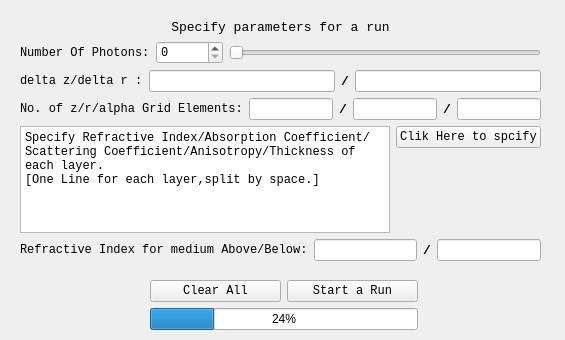
<?xml version="1.0" encoding="UTF-8"?>
<ui version="4.0">
 <class>ConfParas</class>
 <widget class="QWidget" name="ConfParas">
  <property name="geometry">
   <rect>
    <x>0</x>
    <y>0</y>
    <width>565</width>
    <height>340</height>
   </rect>
  </property>
  <property name="windowTitle">
   <string>Form</string>
  </property>
  <widget class="QWidget" name="verticalLayoutWidget_2">
   <property name="geometry">
    <rect>
     <x>150</x>
     <y>280</y>
     <width>268</width>
     <height>52</height>
    </rect>
   </property>
   <layout class="QVBoxLayout" name="verticalLayout_2">
    <item>
     <layout class="QHBoxLayout" name="horizontalLayout">
      <item>
       <widget class="QPushButton" name="ClearButton">
        <property name="font">
         <font>
          <family>Consolas</family>
         </font>
        </property>
        <property name="text">
         <string>Clear All</string>
        </property>
       </widget>
      </item>
      <item>
       <widget class="QPushButton" name="RunButton">
        <property name="font">
         <font>
          <family>Consolas</family>
         </font>
        </property>
        <property name="text">
         <string>Start a Run</string>
        </property>
       </widget>
      </item>
     </layout>
    </item>
    <item>
     <widget class="QProgressBar" name="progressBar">
      <property name="value">
       <number>24</number>
      </property>
     </widget>
    </item>
   </layout>
  </widget>
  <widget class="QWidget" name="">
   <property name="geometry">
    <rect>
     <x>20</x>
     <y>20</y>
     <width>521</width>
     <height>241</height>
    </rect>
   </property>
   <layout class="QVBoxLayout" name="verticalLayout_4">
    <item>
     <widget class="QLabel" name="label">
      <property name="font">
       <font>
        <family>Consolas</family>
        <pointsize>10</pointsize>
       </font>
      </property>
      <property name="text">
       <string>Specify parameters for a run</string>
      </property>
      <property name="alignment">
       <set>Qt::AlignCenter</set>
      </property>
     </widget>
    </item>
    <item>
     <layout class="QVBoxLayout" name="verticalLayout_3">
      <item>
       <layout class="QHBoxLayout" name="PNhorizontalLayout">
        <item>
         <widget class="QLabel" name="PhoNumLabel">
          <property name="font">
           <font>
            <family>Consolas</family>
           </font>
          </property>
          <property name="text">
           <string>Number Of Photons:</string>
          </property>
         </widget>
        </item>
        <item>
         <widget class="QSpinBox" name="PhoNumSpinBox">
          <property name="font">
           <font>
            <family>Consolas</family>
           </font>
          </property>
          <property name="wrapping">
           <bool>false</bool>
          </property>
          <property name="maximum">
           <number>99999</number>
          </property>
         </widget>
        </item>
        <item>
         <widget class="QSlider" name="PhoNumSlider">
          <property name="minimum">
           <number>0</number>
          </property>
          <property name="maximum">
           <number>99999</number>
          </property>
          <property name="orientation">
           <enum>Qt::Horizontal</enum>
          </property>
         </widget>
        </item>
       </layout>
      </item>
      <item>
       <layout class="QHBoxLayout" name="GridhorizontalLayout">
        <item>
         <widget class="QLabel" name="zrGridLabel">
          <property name="font">
           <font>
            <family>Consolas</family>
           </font>
          </property>
          <property name="text">
           <string>delta z/delta r :</string>
          </property>
         </widget>
        </item>
        <item>
         <widget class="QLineEdit" name="zGridEdit">
          <property name="font">
           <font>
            <family>Consolas</family>
           </font>
          </property>
         </widget>
        </item>
        <item>
         <widget class="QLabel" name="label_2">
          <property name="font">
           <font>
            <family>Consolas</family>
            <pointsize>10</pointsize>
            <weight>75</weight>
            <bold>true</bold>
           </font>
          </property>
          <property name="text">
           <string>/</string>
          </property>
         </widget>
        </item>
        <item>
         <widget class="QLineEdit" name="rGridEdit">
          <property name="font">
           <font>
            <family>Consolas</family>
           </font>
          </property>
         </widget>
        </item>
       </layout>
      </item>
      <item>
       <layout class="QHBoxLayout" name="NohorizontalLayout">
        <item>
         <widget class="QLabel" name="No_zra_Label">
          <property name="font">
           <font>
            <family>Consolas</family>
           </font>
          </property>
          <property name="text">
           <string>No. of z/r/alpha Grid Elements:</string>
          </property>
         </widget>
        </item>
        <item>
         <widget class="QLineEdit" name="No_zGridEdit">
          <property name="font">
           <font>
            <family>Consolas</family>
           </font>
          </property>
         </widget>
        </item>
        <item>
         <widget class="QLabel" name="label_3">
          <property name="font">
           <font>
            <family>Consolas</family>
            <pointsize>10</pointsize>
            <weight>75</weight>
            <bold>true</bold>
           </font>
          </property>
          <property name="text">
           <string>/</string>
          </property>
         </widget>
        </item>
        <item>
         <widget class="QLineEdit" name="No_rGridEdit">
          <property name="font">
           <font>
            <family>Consolas</family>
           </font>
          </property>
         </widget>
        </item>
        <item>
         <widget class="QLabel" name="label_4">
          <property name="font">
           <font>
            <family>Consolas</family>
            <pointsize>10</pointsize>
            <weight>75</weight>
            <bold>true</bold>
           </font>
          </property>
          <property name="text">
           <string>/</string>
          </property>
         </widget>
        </item>
        <item>
         <widget class="QLineEdit" name="No_aGridEdit">
          <property name="font">
           <font>
            <family>Consolas</family>
           </font>
          </property>
         </widget>
        </item>
       </layout>
      </item>
      <item>
       <layout class="QHBoxLayout" name="horizontalLayout_2">
        <item>
         <widget class="QPlainTextEdit" name="plainTextEdit">
          <property name="font">
           <font>
            <family>Consolas</family>
           </font>
          </property>
          <property name="plainText">
           <string>Specify Refractive Index/Absorption Coefficient/Scattering Coefficient/Anisotropy/Thickness of each layer.
[One Line for each layer,split by space.]</string>
          </property>
         </widget>
        </item>
        <item>
         <layout class="QVBoxLayout" name="verticalLayout">
          <item>
           <widget class="QPushButton" name="SpeLayerButton">
            <property name="font">
             <font>
              <family>Consolas</family>
             </font>
            </property>
            <property name="text">
             <string>Clik Here to spcify</string>
            </property>
           </widget>
          </item>
          <item>
           <widget class="QLabel" name="Instructor">
            <property name="font">
             <font>
              <family>Consolas</family>
             </font>
            </property>
            <property name="text">
             <string/>
            </property>
           </widget>
          </item>
         </layout>
        </item>
       </layout>
      </item>
      <item>
       <layout class="QHBoxLayout" name="MediumhorizontalLayout">
        <item>
         <widget class="QLabel" name="MedLabel">
          <property name="font">
           <font>
            <family>Consolas</family>
           </font>
          </property>
          <property name="text">
           <string>Refractive Index for medium Above/Below:</string>
          </property>
         </widget>
        </item>
        <item>
         <widget class="QLineEdit" name="MedAboveEdit">
          <property name="font">
           <font>
            <family>Consolas</family>
           </font>
          </property>
         </widget>
        </item>
        <item>
         <widget class="QLabel" name="label_5">
          <property name="font">
           <font>
            <family>Consolas</family>
            <pointsize>10</pointsize>
            <weight>75</weight>
            <bold>true</bold>
           </font>
          </property>
          <property name="text">
           <string>/</string>
          </property>
         </widget>
        </item>
        <item>
         <widget class="QLineEdit" name="MedBelowEdit">
          <property name="font">
           <font>
            <family>Consolas</family>
           </font>
          </property>
         </widget>
        </item>
       </layout>
      </item>
     </layout>
    </item>
   </layout>
  </widget>
 </widget>
 <resources/>
 <connections>
  <connection>
   <sender>PhoNumSlider</sender>
   <signal>sliderMoved(int)</signal>
   <receiver>PhoNumSpinBox</receiver>
   <slot>setValue(int)</slot>
   <hints>
    <hint type="sourcelabel">
     <x>328</x>
     <y>86</y>
    </hint>
    <hint type="destinationlabel">
     <x>223</x>
     <y>88</y>
    </hint>
   </hints>
  </connection>
 </connections>
</ui>
